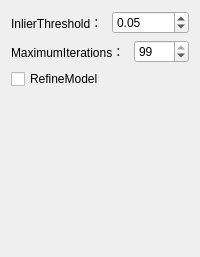
             <widget class="QWidget" name="CorrespondenceRejectionSampleConsensus">
              <layout class="QVBoxLayout" name="verticalLayout_15">
               <item>
                <layout class="QHBoxLayout" name="horizontalLayout_16">
                 <item>
                  <widget class="QLabel" name="label_15">
                   <property name="text">
                    <string>InlierThreshold： </string>
                   </property>
                  </widget>
                 </item>
                 <item>
                  <widget class="QDoubleSpinBox" name="dspin_threshold">
                   <property name="singleStep">
                    <double>0.010000000000000</double>
                   </property>
                   <property name="value">
                    <double>0.050000000000000</double>
                   </property>
                  </widget>
                 </item>
                </layout>
               </item>
               <item>
                <layout class="QHBoxLayout" name="horizontalLayout_17">
                 <item>
                  <widget class="QLabel" name="label_16">
                   <property name="text">
                    <string>MaximumIterations： </string>
                   </property>
                  </widget>
                 </item>
                 <item>
                  <widget class="QSpinBox" name="spin_max_iterations">
                   <property name="value">
                    <number>99</number>
                   </property>
                  </widget>
                 </item>
                </layout>
               </item>
               <item>
                <widget class="QCheckBox" name="check_refine">
                 <property name="text">
                  <string>RefineModel</string>
                 </property>
                </widget>
               </item>
               <item>
                <spacer name="verticalSpacer_11">
                 <property name="orientation">
                  <enum>Qt::Vertical</enum>
                 </property>
                 <property name="sizeHint" stdset="0">
                  <size>
                   <width>20</width>
                   <height>157</height>
                  </size>
                 </property>
                </spacer>
               </item>
              </layout>
             </widget>
